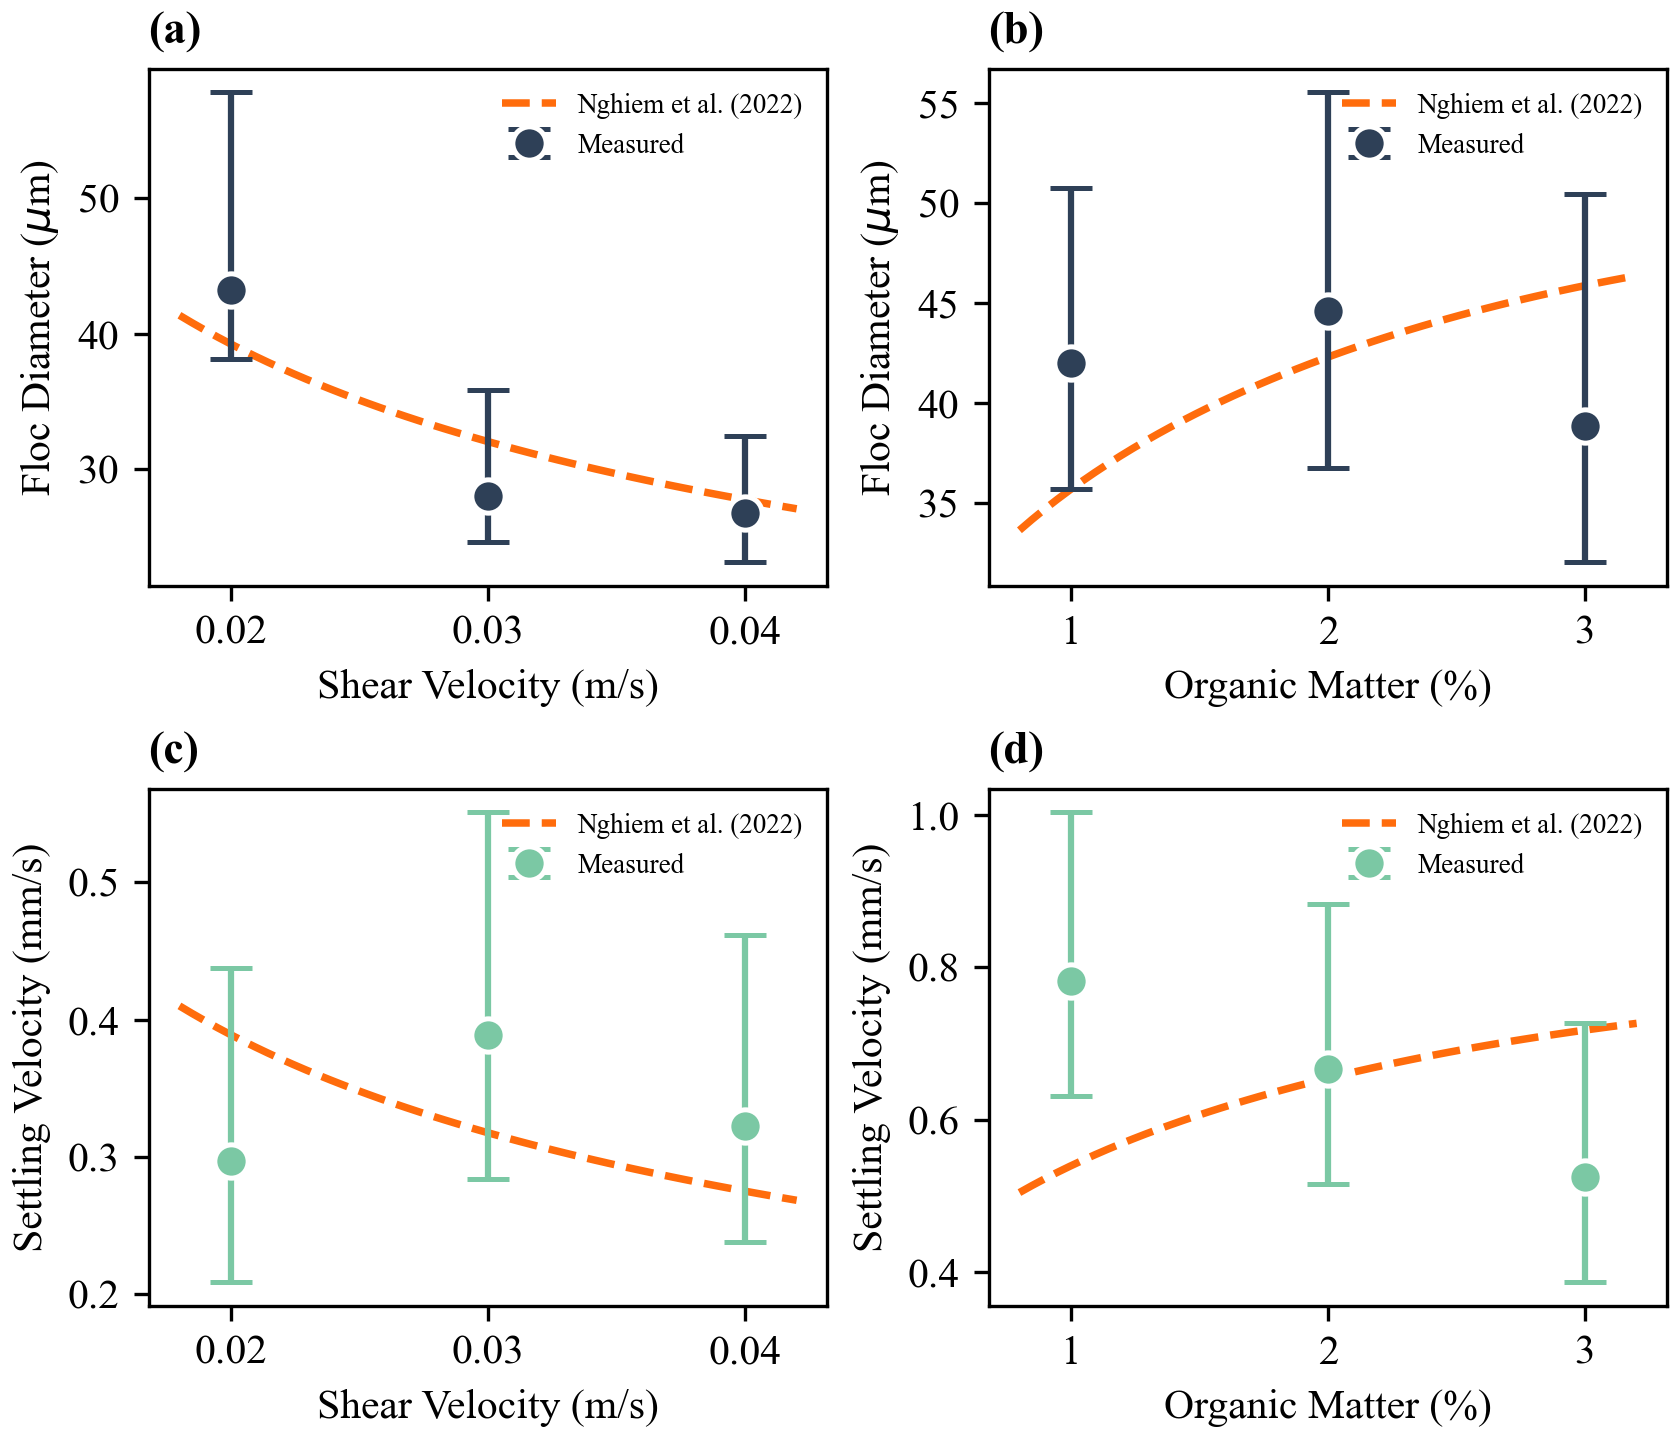

The Python source for this figure:
#!/usr/bin/env python3
"""
Basic measured values (medians + IQR) with Nghiem et al. (2022) model
prediction lines overlaid.

Model predictions are normalized via least-squares best fit to all 3
data points (not pinned to any single point).
"""

import numpy as np
import pandas as pd
import matplotlib.pyplot as plt

plt.rcParams["font.family"] = "Times New Roman"

DATA = "/Users/braydennoh/Research/Floc/experimentaldata"
OUT  = "/Users/braydennoh/Research/Floc/results/basictest"

shear_defs = [("LOWSHEAR", 0.02), ("MIDSHEAR", 0.03), ("HIGHSHEAR", 0.04)]
om_defs    = [("OM1", 1), ("OM2", 2), ("OM3", 3)]

# ── load & stats ──
def stats(csv_name):
    df = pd.read_csv(f"{DATA}/{csv_name}.csv")
    df = df.dropna(subset=["Avg_Concave_Diameter", "Avg_Velocity"])
    df = df[(df["Avg_Concave_Diameter"] > 0) & (df["Avg_Velocity"] > 0)]
    d = df["Avg_Concave_Diameter"].values          # µm
    v = df["Avg_Velocity"].values / 1000.0          # mm/s
    return {
        "d_med": np.median(d), "d_q25": np.percentile(d, 25),
        "d_q75": np.percentile(d, 75),
        "v_med": np.median(v), "v_q25": np.percentile(v, 25),
        "v_q75": np.percentile(v, 75),
    }

shear_x = np.array([x for _, x in shear_defs])
shear_s = [stats(n) for n, _ in shear_defs]
om_x    = np.array([x for _, x in om_defs])
om_s    = [stats(n) for n, _ in om_defs]

# ── θ from %OM using Nghiem Eq. 19 ──
rho_s, rho_om = 2650, 1000
D_p, delta = 12e-6, 1e-6
theta_factor = (rho_s / rho_om) * D_p**3 / ((D_p + delta)**3 - D_p**3)

def om_to_theta(pct_om):
    return (pct_om / 100.0) * theta_factor

# ── model shape functions (un-normalized) ──
def shape_shear(u_star):
    """Model shape: ∝ u*^{−1/2}"""
    return u_star**(-0.5)

def shape_om_Df(pct_om):
    """Model shape: D_f ∝ (θ²(1−θ)²)^{0.147}"""
    t = om_to_theta(pct_om)
    return (t**2 * (1 - t)**2)**0.147

def shape_om_ws(pct_om):
    """Model shape: w_s ∝ (θ²(1−θ)²)^{0.167}"""
    t = om_to_theta(pct_om)
    return (t**2 * (1 - t)**2)**0.167

def best_fit_scale(x_data, y_data, shape_fn):
    """Find C that minimizes Σ(y - C·f(x))² → C = Σ(y·f) / Σ(f²)"""
    f_vals = np.array([shape_fn(x) for x in x_data])
    return np.sum(y_data * f_vals) / np.sum(f_vals**2)

# ── colours ──
c_diam  = "#2E4057"
c_vel   = "#7BC8A4"
c_model = "#FF6C0C"

# ── figure ──
fig, axes = plt.subplots(2, 2, figsize=(5.6, 4.8), constrained_layout=True)

def plot_data(ax, x_vals, stat_list, key_med, key_lo, key_hi,
              ylabel, xlabel, color, marker="o"):
    meds = np.array([s[key_med] for s in stat_list])
    lo   = np.array([s[key_lo]  for s in stat_list])
    hi   = np.array([s[key_hi]  for s in stat_list])
    yerr = np.array([meds - lo, hi - meds])
    ax.errorbar(x_vals, meds, yerr=yerr,
                fmt=marker, ms=8, color=color, mec="white", mew=1.2,
                ecolor=color, capsize=5, capthick=1.5, lw=1.5, zorder=10,
                label="Measured")
    ax.set_xlabel(xlabel)
    ax.set_ylabel(ylabel)
    ax.set_xticks(x_vals)

u_fine  = np.linspace(0.018, 0.042, 50)
om_fine = np.linspace(0.8, 3.2, 50)

# ── (a) Diameter vs Shear ──
plot_data(axes[0, 0], shear_x, shear_s, "d_med", "d_q25", "d_q75",
          r"Floc Diameter ($\mu$m)", "Shear Velocity (m/s)", c_diam)
d_sh = np.array([s["d_med"] for s in shear_s])
C = best_fit_scale(shear_x, d_sh, shape_shear)
axes[0, 0].plot(u_fine, C * np.array([shape_shear(u) for u in u_fine]),
                '--', color=c_model, lw=1.8, zorder=5,
                label="Nghiem et al. (2022)")
axes[0, 0].set_title("(a)", fontsize=11, loc="left", fontweight="bold")
axes[0, 0].legend(fontsize=6.5, frameon=False)

# ── (b) Diameter vs OM ──
plot_data(axes[0, 1], om_x, om_s, "d_med", "d_q25", "d_q75",
          r"Floc Diameter ($\mu$m)", "Organic Matter (%)", c_diam)
d_om = np.array([s["d_med"] for s in om_s])
C = best_fit_scale(om_x, d_om, shape_om_Df)
axes[0, 1].plot(om_fine, C * np.array([shape_om_Df(x) for x in om_fine]),
                '--', color=c_model, lw=1.8, zorder=5,
                label="Nghiem et al. (2022)")
axes[0, 1].set_title("(b)", fontsize=11, loc="left", fontweight="bold")
axes[0, 1].legend(fontsize=6.5, frameon=False)

# ── (c) Velocity vs Shear ──
plot_data(axes[1, 0], shear_x, shear_s, "v_med", "v_q25", "v_q75",
          "Settling Velocity (mm/s)", "Shear Velocity (m/s)", c_vel)
v_sh = np.array([s["v_med"] for s in shear_s])
C = best_fit_scale(shear_x, v_sh, shape_shear)
axes[1, 0].plot(u_fine, C * np.array([shape_shear(u) for u in u_fine]),
                '--', color=c_model, lw=1.8, zorder=5,
                label="Nghiem et al. (2022)")
axes[1, 0].set_title("(c)", fontsize=11, loc="left", fontweight="bold")
axes[1, 0].legend(fontsize=6.5, frameon=False)

# ── (d) Velocity vs OM ──
plot_data(axes[1, 1], om_x, om_s, "v_med", "v_q25", "v_q75",
          "Settling Velocity (mm/s)", "Organic Matter (%)", c_vel)
v_om = np.array([s["v_med"] for s in om_s])
C = best_fit_scale(om_x, v_om, shape_om_ws)
axes[1, 1].plot(om_fine, C * np.array([shape_om_ws(x) for x in om_fine]),
                '--', color=c_model, lw=1.8, zorder=5,
                label="Nghiem et al. (2022)")
axes[1, 1].set_title("(d)", fontsize=11, loc="left", fontweight="bold")
axes[1, 1].legend(fontsize=6.5, frameon=False)

fig.savefig(f"{OUT}/basic_with_model.png", dpi=300)
fig.savefig(f"{OUT}/basic_with_model.svg")
plt.close(fig)

# ── print summary ──
print("=" * 72)
print("Model vs Data (best-fit normalization)")
print("=" * 72)
print("\nShear sweep (model shape: u*^{-1/2}):")
C_d = best_fit_scale(shear_x, d_sh, shape_shear)
C_v = best_fit_scale(shear_x, v_sh, shape_shear)
for i, (name, u) in enumerate(shear_defs):
    print(f"  {name:>10}:  D_data={d_sh[i]:.1f}  D_model={C_d*shape_shear(u):.1f}"
          f"  |  ws_data={v_sh[i]:.3f}  ws_model={C_v*shape_shear(u):.3f}")

print(f"\nOM sweep:")
C_d = best_fit_scale(om_x, d_om, shape_om_Df)
C_v = best_fit_scale(om_x, v_om, shape_om_ws)
for i, (name, om) in enumerate(om_defs):
    print(f"  {name:>4}:  D_data={d_om[i]:.1f}  D_model={C_d*shape_om_Df(om):.1f}"
          f"  |  ws_data={v_om[i]:.3f}  ws_model={C_v*shape_om_ws(om):.3f}")

print(f"\nSaved → {OUT}/basic_with_model.png")
print(f"Saved → {OUT}/basic_with_model.svg")
